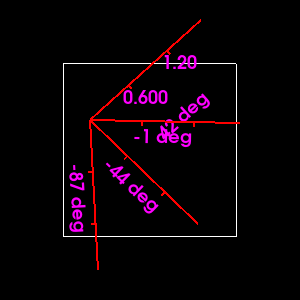

Here is the Python script that generated this plot:
#!/usr/bin/env python

# Test vtkRadialGridActor2D with custom axes, ticks, angles, and text properties.

import vtkmodules.vtkInteractionStyle  # noqa: F401
import vtkmodules.vtkRenderingFreeType  # noqa: F401
import vtkmodules.vtkRenderingOpenGL2  # noqa: F401

from vtkmodules.vtkFiltersSources import vtkOutlineSource
from vtkmodules.vtkRenderingAnnotation import vtkRadialGridActor2D
from vtkmodules.vtkRenderingCore import (
    vtkActor,
    vtkPolyDataMapper,
    vtkRenderWindow,
    vtkRenderWindowInteractor,
    vtkRenderer,
)

# Radial grid
radial_grid = vtkRadialGridActor2D()
radial_grid.GetProperty().SetColor(1, 0, 0)
radial_grid.GetProperty().SetLineWidth(2)
radial_grid.GetTextProperty().SetColor(1, 0, 1)
radial_grid.GetTextProperty().SetFontSize(18)
radial_grid.GetTextProperty().BoldOn()
radial_grid.SetNumberOfAxes(4)
radial_grid.SetNumberOfTicks(3)
radial_grid.SetStartAngle(42)
radial_grid.SetEndAngle(-87)
radial_grid.SetOrigin(0.3, 0.6)
radial_grid.SetAxesViewportLength(150)

# Outline for context
outline_source = vtkOutlineSource()

outline_mapper = vtkPolyDataMapper()
outline_mapper.SetInputConnection(outline_source.GetOutputPort())

outline_actor = vtkActor()
outline_actor.SetMapper(outline_mapper)

# Renderer
renderer = vtkRenderer()
renderer.AddActor(radial_grid)
renderer.AddActor(outline_actor)

# Render window
render_window = vtkRenderWindow()
render_window.AddRenderer(renderer)
render_window.SetWindowName("radial grid2d")
render_window.SetMultiSamples(0)
render_window.SetSize(300, 300)

# Interactor
interactor = vtkRenderWindowInteractor()
interactor.SetRenderWindow(render_window)

# Scene
renderer.GetActiveCamera().ParallelProjectionOn()
renderer.ResetCamera()

interactor.Initialize()
interactor.Start()
